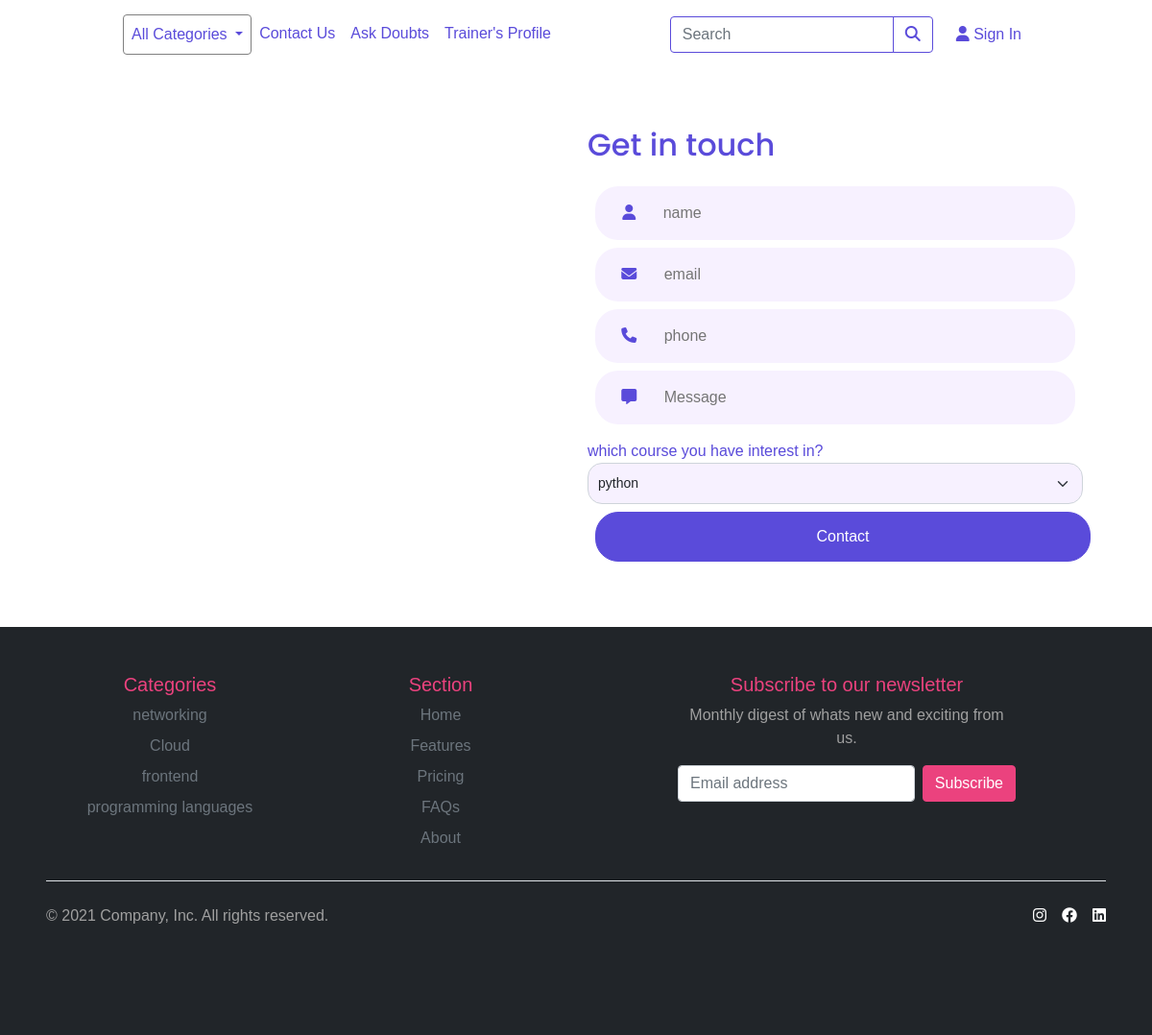
Page /contact/ on the committed database.
### eduapp/models.py (models this page shows, shortened)
class Category(models.Model):
    name=models.CharField(max_length=100)
    image=models.ImageField(upload_to='eduapp/images/category')
    slug=models.SlugField(max_length=255,unique=True)
    class Meta:
        verbose_name_plural='categories'
    def get_absolute_url(self):
        return reverse('course_view',args=[self.slug])

### eduapp/views.py (the view, shortened to what this page needs)
# urls.py: path("contact/",views.contact,name="contact"),
def contact(request):
    return render(request,"forms/contact_us.html")

### eduapp/views.py (called while the page is built)
def categories(request):
    return{
        'categories':Category.objects.all()
    }

def products(request):
    return{
        'products':Course.objects.all()
    }

### eduapp/templates/forms/contact_us.html (shortened to what this page needs)
{% extends 'base.html' %}
{% block content %}
{% load static %}
<div class="row" id="contact">
  <div class="col-lg-6">
  </div>
  <div class="col-lg-6">
    <h2 class="cl-blue mb-3 text-start">Get in touch</h2>
    <form method="post" name="form1">
      <div class="row g-2">
        <div class="">
         <div class="input-box">
          <label for="name"><i class="fa-solid fa-user"></i></label>
          <input type="text" placeholder="name" name="name" required>
         </div>
          <div class="input-box">
            <label for="email"><i class="fa-solid fa-envelope "></i></label>
          <input type="email" placeholder="email" name="email" required>
          </div >
          <div class="input-box">
            <label for="phone"><i class="fa-solid fa-phone"></i></label>
          <input type="tel" placeholder="phone"  name="phone" pattern="[0-9]{4}[0-9]{6}">
          </div>
          <div class="input-box">
            <label for="msg"><i class="fa-solid fa-message"></i></label>
          <input type="text" placeholder="Message" name="msg">
          </div>
        </div>
        <div class="">
          <div class="text-start">
            <label for="name">which course you have interest in?</label>
            <select name="course" id="course" class="form-select form-select-sm">
              {% for c in products %}
              <option value="{{c.name}}" class="dropdown-item">{{c.name}}</option>
              {% endfor %}
            </select>
          </div>
          <div class="">
            <button type="submit" class=" btn-custom">Contact</button>
          </div>
        </div>
      </div>
  </div>
</div>
{% endblock %}

### eduapp/templates/base.html (shortened to what this page needs)
<!DOCTYPE html>
<html lang="en">
<head>
<link rel="stylesheet" href="https://cdnjs.cloudflare.com/ajax/libs/font-awesome/6.4.0/css/all.min.css" />
  <link href="https://cdn.jsdelivr.net/npm/bootstrap@5.0.2/dist/css/bootstrap.min.css" rel="stylesheet"
>
  {% load static %}
  <link rel="stylesheet" type="text/css" href="{% static 'css/style.css' %}" />
  <link rel="stylesheet" href="https://cdn.ckeditor.com/ckeditor5/39.2.0/classic/ckeditor.css">
</head>
<body>
  <nav class="navbar navbar-expand-lg navbar-light">
    <div class="container-fluid">
      <div class="collapse navbar-collapse" id="navbarSupportedContent">
        <ul class="navbar-nav me-auto mb-lg-0">
          <li class="nav-item dropdown border rounded nav-dropdown">
            <a class="nav-link dropdown-toggle" href="#" id="navbarDropdown" role="button" data-bs-toggle="dropdown" aria-expanded="false">
              All Categories
            </a>
          </li>
          <li class="nav-item">
            <a class="nav-link" href="{% url 'contact' %}">Contact Us</a>
          </li>
          <li class="nav-item">
            <a class="nav-link" href="{% url 'displayQuestions' %}">Ask Doubts</a>
          </li>
          <li class="nav-item">
            <a class="nav-link" href="{% url 'profile' %}">Trainer's Profile</a>
          </li>
        </ul>
        <form class="d-flex" action="{% url 'search_results' %}" method="get">
          <div class="input-group" id="search">
            <input class="form-control me-auto" type="search" placeholder="Search" aria-label="Search" name="q">
            <button id="search-button" type="submit" class="btn">
              <i class="fas fa-search"></i>
            </button>
          </div>
        </form>
        {% if request.user.is_authenticated %}
        <div class="dropdown mx-2">
          <a class="nav-link dropdown-toggle" type="button" id="dropdownMenuButton1" data-bs-toggle="dropdown" aria-expanded="false">
            <i class="fa-solid fa-user cl-blue"></i>
          <span>{{request.user}}</span>
          </a>
          <ul class="dropdown-menu" aria-labelledby="dropdownMenuButton1">
            <li><a class="dropdown-item" href="#">Settings</a></li>
            <li><a class="dropdown-item" href="{% url 'userProfile' %}"> Profile</a></li>
            <li><a class="dropdown-item" href="{% url 'dashboard' %}">Dashboard</a></li>
            <li><a class="dropdown-item" href="{% url 'logout' %}">Logout</a></li>
          </ul>
        </div>
        {% else %}
        <a href="{% url 'login' %}?next={{request.path}}" class="m-2 nav-link"><i class="fa-solid fa-user"></i><span> Sign In</span></a>
        {% endif %}
      </div>
    </div>
  </nav>
  {%block content %}{% endblock %}
    <footer>
      <div class="container-fluid bg-dark p-5 text-white">
      <div class="row">
        <div class="col-lg-3 col-md-3">
          <h5>Categories</h5>
          <ul class="nav flex-column">
            {% for i in categories %}
            <li class="nav-item mb-2"><a href="{{i.get_absolute_url}}" class="nav-link p-0 text-muted">{{i.name}}</a></li>
            {% endfor%}
          </ul>
        </div>
        <div class="col-lg-3 col-md-3">
          <h5>Section</h5>
          <ul class="nav flex-column">
            <li class="nav-item mb-2"><a href="#" class="nav-link p-0 text-muted">Home</a></li>
            <li class="nav-item mb-2"><a href="#" class="nav-link p-0 text-muted">Features</a></li>
            <li class="nav-item mb-2"><a href="#" class="nav-link p-0 text-muted">Pricing</a></li>
            <li class="nav-item mb-2"><a href="#" class="nav-link p-0 text-muted">FAQs</a></li>
            <li class="nav-item mb-2"><a href="#" class="nav-link p-0 text-muted">About</a></li>
          </ul>
        </div>
        <div class="col-lg-4 col-md-4 offset-lg-1">
          <form>
            <h5>Subscribe to our newsletter</h5>
            <p>Monthly digest of whats new and exciting from us.</p>
            <div class="d-flex flex-md-row flex-lg-row flex-column w-100 gap-2">
              <input id="newsletter1" type="text" class="form-control" placeholder="Email address">
              <button class="btn btn-pink" type="button">Subscribe</button>
            </div>
          </form>
        </div>
      </div>
      <div class="d-flex  flex-lg-row flex-md-row flex-column justify-content-between py-4 my-4 border-top">
        <p>&copy; 2021 Company, Inc. All rights reserved.</p>
        <ul class="list-unstyled d-flex ">
          <li class="ms-3"><i class="fa-brands fa-instagram"></i></li>
          <li class="ms-3"><i class="fa-brands fa-facebook"></i></li>
          <li class="ms-3"><i class="fa-brands fa-linkedin"></i></li>
        </ul>
      </div>
    </div>
    </footer>
</body>
</html>

### static/css/style.css (style rules this page uses)
:root { --light-blue:#edf5e1; --light-blue-dark:#5A4BDA; --light-purple:#f7f1ff; --dark-purple:#1B0A31; --success:#198754; --pink-color:#eb427e; --color-white: #ffffff; --color-light: #f1f5f8; --color-black: #252a32; --color-blue: #148cb8; --color-red: #d32f2f; --box-shadow: 0 4px 6px -1px rgba(0, 0, 0, 0.1), 0 2px 4px -1px rgba(0, 0, 0, 0.06); }
body { font-family: 'Verdana', sans-serif; text-align: center; }
h1,h2,h3 { font-family:"Poppins"; }
p { color: #a0a0a0; }
nav a { color: var(--light-blue-dark) !important; }
nav { padding:50px 100px; }
.nav-dropdown { border: 1px solid gray !important; }
#search input { background-color:none; border: 1px solid var(--light-blue-dark); }
#search-button { background-color:none; border: 1px solid var(--light-blue-dark); }
#search-button i { color: var(--light-blue-dark); }
.row { border: none; }
.btn-custom { border: 1px solid var(--light-blue-dark) !important; color: white !important; background: var(--light-blue-dark); }
footer h5 { color: var(--pink-color); }
.btn-pink { border: 1px solid var(--pink-color) !important; color: white !important; background: var(--pink-color); }
.cl-blue { color: var(--light-blue-dark); }
label { color: var(--light-blue-dark); }
#contact { align-items: center; justify-content: center; margin: 5%; }
#contact .input-box { background-color: var(--light-purple); margin: 0.5rem; border-radius: 1.5rem; }
#contact input { border: none; padding: 1rem 1.5rem; width: 85%; background: transparent; }
#contact button { margin: 0.5rem; border-radius: 1.5rem; padding: 0.8rem 1rem; width: 100%; }
.form-select { background-color: var(--light-purple); padding: 10px; border-radius: 15px; }

### rows in the picture
Category: name "networking"
Category: name "Cloud"
Category: name "frontend"
Category: name "programming languages"

### other values in the picture
form field course "python"
